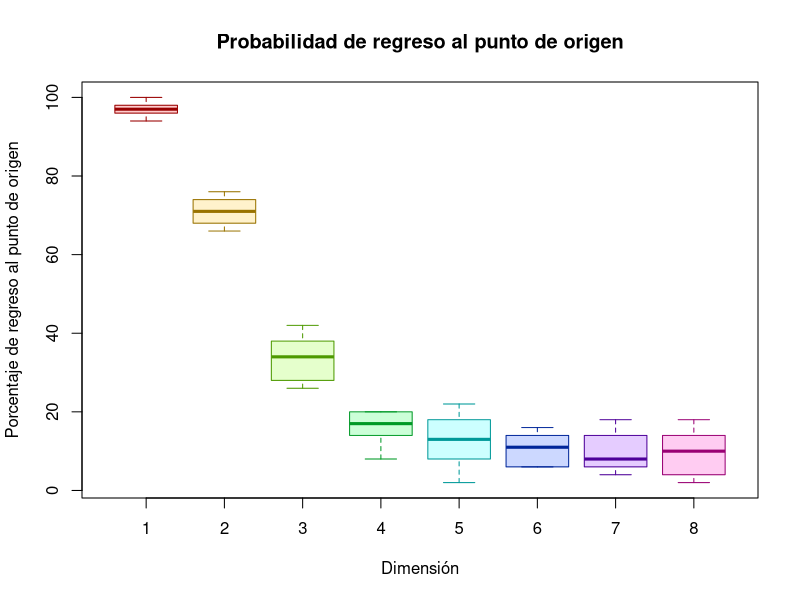

Here is the R script that generated this plot:
registro = data.frame()
dimension = 8
potencia = 10
for (pot in 5:potencia){
  duracion <- 2^potencia
  for (dim in 1:dimension) {
    
    datos = numeric()
    repeticiones = 50
    for (replica in 1:repeticiones) {
      resultado = FALSE
      pos <- rep(0, dim)
      for (t in 1:duracion) {
        modificar = sample(1:dim, 1)
        if (runif(1) < 0.5) {
          pos[modificar] =  pos[modificar] + 1
        } else {
          pos[modificar] =  pos[modificar] - 1
        }
        if (all(pos == 0)) {
          resultado = TRUE
          break
        }
      }
      datos = c(datos, resultado)
}
  porc = 100 * sum(datos) / repeticiones
  registro = rbind(registro, c(pot, porc, dim))
  }
}
names(registro) = c("pot", "porc", "dim")
png("pr1si.png")
boxplot(porc ~ dim, 
data =  registro,
main="Probabilidad de regreso al punto de origen",
xlab="Dimensi\u{F3}n",
ylab="Porcentaje de regreso al punto de origen",
col=rainbow(8, alpha=0.2),
border = rainbow(8, v=0.6)
)
dev.off()

